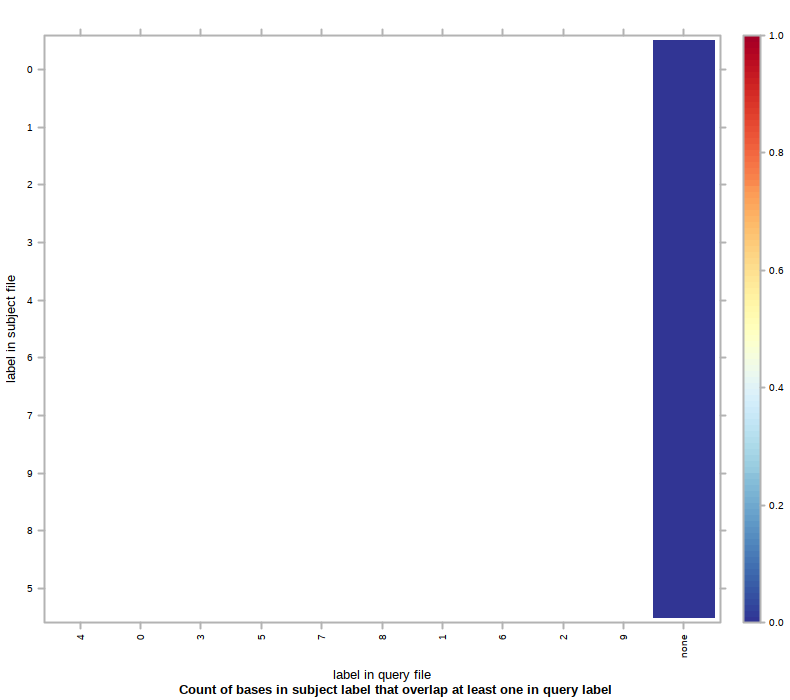

Here is the R script that generated this plot:
#!/usr/bin/env Rscript
## transcript produced by Segtools 1.1.14

segtools.r.dirname <-
  system2("python",
          c("-c", "'import segtools; print segtools.get_r_dirname()'"),
          stdout = TRUE)

source(file.path(segtools.r.dirname, 'common.R'))
source(file.path(segtools.r.dirname, 'overlap.R'))
save.overlap.performance('./seg34r1/overlap-ordered', 'overlap.performance', './seg34r1/overlap-ordered/overlap.tab', row.normalize = 'FALSE', mnemonic_file = './seg34r1/overlap-direct/mnemonics1_new.txt', clobber = FALSE, col_mnemonic_file = './seg34r1/overlap-direct/mnemonics2_new.txt')
save.overlap.heatmap('./seg34r1/overlap-ordered', 'overlap', './seg34r1/overlap-ordered/overlap.tab', clobber = FALSE, col_mnemonic_file = './seg34r1/overlap-direct/mnemonics2_new.txt', cluster = FALSE, max_contrast = FALSE, row.normalize = 'FALSE', mnemonic_file = './seg34r1/overlap-direct/mnemonics1_new.txt')
